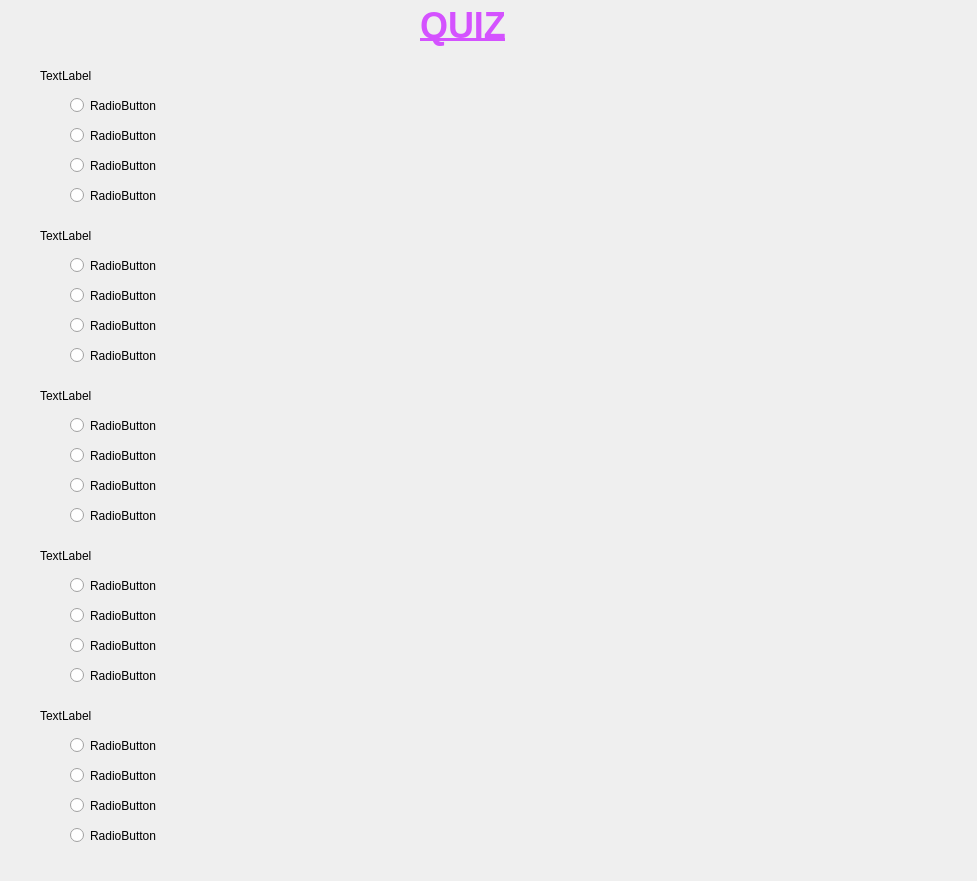
<?xml version="1.0" encoding="UTF-8"?>
<ui version="4.0">
 <class>Dialog</class>
 <widget class="QDialog" name="Dialog">
  <property name="geometry">
   <rect>
    <x>0</x>
    <y>0</y>
    <width>977</width>
    <height>881</height>
   </rect>
  </property>
  <property name="windowTitle">
   <string>Online Quiz</string>
  </property>
  <property name="styleSheet">
   <string notr="true"/>
  </property>
  <widget class="QLabel" name="label">
   <property name="geometry">
    <rect>
     <x>40</x>
     <y>60</y>
     <width>471</width>
     <height>31</height>
    </rect>
   </property>
   <property name="text">
    <string>TextLabel</string>
   </property>
  </widget>
  <widget class="QLabel" name="label_6">
   <property name="geometry">
    <rect>
     <x>420</x>
     <y>-10</y>
     <width>121</width>
     <height>71</height>
    </rect>
   </property>
   <property name="font">
    <font>
     <pointsize>27</pointsize>
     <weight>75</weight>
     <bold>true</bold>
     <underline>true</underline>
    </font>
   </property>
   <property name="styleSheet">
    <string notr="true">color: rgb(212, 82, 255);</string>
   </property>
   <property name="text">
    <string>QUIZ</string>
   </property>
  </widget>
  <widget class="QRadioButton" name="radioButton">
   <property name="geometry">
    <rect>
     <x>70</x>
     <y>90</y>
     <width>281</width>
     <height>31</height>
    </rect>
   </property>
   <property name="text">
    <string>RadioButton</string>
   </property>
  </widget>
  <widget class="QRadioButton" name="radioButton_2">
   <property name="geometry">
    <rect>
     <x>70</x>
     <y>120</y>
     <width>281</width>
     <height>31</height>
    </rect>
   </property>
   <property name="text">
    <string>RadioButton</string>
   </property>
  </widget>
  <widget class="QRadioButton" name="radioButton_3">
   <property name="geometry">
    <rect>
     <x>70</x>
     <y>150</y>
     <width>281</width>
     <height>31</height>
    </rect>
   </property>
   <property name="text">
    <string>RadioButton</string>
   </property>
  </widget>
  <widget class="QRadioButton" name="radioButton_4">
   <property name="geometry">
    <rect>
     <x>70</x>
     <y>180</y>
     <width>281</width>
     <height>31</height>
    </rect>
   </property>
   <property name="text">
    <string>RadioButton</string>
   </property>
  </widget>
  <widget class="QRadioButton" name="radioButton_5">
   <property name="geometry">
    <rect>
     <x>70</x>
     <y>250</y>
     <width>281</width>
     <height>31</height>
    </rect>
   </property>
   <property name="text">
    <string>RadioButton</string>
   </property>
  </widget>
  <widget class="QRadioButton" name="radioButton_6">
   <property name="geometry">
    <rect>
     <x>70</x>
     <y>280</y>
     <width>281</width>
     <height>31</height>
    </rect>
   </property>
   <property name="text">
    <string>RadioButton</string>
   </property>
  </widget>
  <widget class="QRadioButton" name="radioButton_7">
   <property name="geometry">
    <rect>
     <x>70</x>
     <y>310</y>
     <width>281</width>
     <height>31</height>
    </rect>
   </property>
   <property name="text">
    <string>RadioButton</string>
   </property>
  </widget>
  <widget class="QRadioButton" name="radioButton_8">
   <property name="geometry">
    <rect>
     <x>70</x>
     <y>340</y>
     <width>281</width>
     <height>31</height>
    </rect>
   </property>
   <property name="text">
    <string>RadioButton</string>
   </property>
  </widget>
  <widget class="QLabel" name="label_2">
   <property name="geometry">
    <rect>
     <x>40</x>
     <y>220</y>
     <width>471</width>
     <height>31</height>
    </rect>
   </property>
   <property name="text">
    <string>TextLabel</string>
   </property>
  </widget>
  <widget class="QRadioButton" name="radioButton_9">
   <property name="geometry">
    <rect>
     <x>70</x>
     <y>410</y>
     <width>281</width>
     <height>31</height>
    </rect>
   </property>
   <property name="text">
    <string>RadioButton</string>
   </property>
  </widget>
  <widget class="QRadioButton" name="radioButton_10">
   <property name="geometry">
    <rect>
     <x>70</x>
     <y>440</y>
     <width>281</width>
     <height>31</height>
    </rect>
   </property>
   <property name="text">
    <string>RadioButton</string>
   </property>
  </widget>
  <widget class="QRadioButton" name="radioButton_11">
   <property name="geometry">
    <rect>
     <x>70</x>
     <y>470</y>
     <width>281</width>
     <height>31</height>
    </rect>
   </property>
   <property name="text">
    <string>RadioButton</string>
   </property>
  </widget>
  <widget class="QRadioButton" name="radioButton_12">
   <property name="geometry">
    <rect>
     <x>70</x>
     <y>500</y>
     <width>281</width>
     <height>31</height>
    </rect>
   </property>
   <property name="text">
    <string>RadioButton</string>
   </property>
  </widget>
  <widget class="QRadioButton" name="radioButton_13">
   <property name="geometry">
    <rect>
     <x>70</x>
     <y>570</y>
     <width>281</width>
     <height>31</height>
    </rect>
   </property>
   <property name="text">
    <string>RadioButton</string>
   </property>
  </widget>
  <widget class="QRadioButton" name="radioButton_14">
   <property name="geometry">
    <rect>
     <x>70</x>
     <y>600</y>
     <width>401</width>
     <height>31</height>
    </rect>
   </property>
   <property name="text">
    <string>RadioButton</string>
   </property>
  </widget>
  <widget class="QLabel" name="label_3">
   <property name="geometry">
    <rect>
     <x>40</x>
     <y>380</y>
     <width>471</width>
     <height>31</height>
    </rect>
   </property>
   <property name="text">
    <string>TextLabel</string>
   </property>
  </widget>
  <widget class="QRadioButton" name="radioButton_15">
   <property name="geometry">
    <rect>
     <x>70</x>
     <y>630</y>
     <width>281</width>
     <height>31</height>
    </rect>
   </property>
   <property name="text">
    <string>RadioButton</string>
   </property>
  </widget>
  <widget class="QLabel" name="label_4">
   <property name="geometry">
    <rect>
     <x>40</x>
     <y>540</y>
     <width>471</width>
     <height>31</height>
    </rect>
   </property>
   <property name="text">
    <string>TextLabel</string>
   </property>
  </widget>
  <widget class="QRadioButton" name="radioButton_16">
   <property name="geometry">
    <rect>
     <x>70</x>
     <y>660</y>
     <width>281</width>
     <height>31</height>
    </rect>
   </property>
   <property name="text">
    <string>RadioButton</string>
   </property>
  </widget>
  <widget class="QRadioButton" name="radioButton_17">
   <property name="geometry">
    <rect>
     <x>70</x>
     <y>820</y>
     <width>281</width>
     <height>31</height>
    </rect>
   </property>
   <property name="text">
    <string>RadioButton</string>
   </property>
  </widget>
  <widget class="QRadioButton" name="radioButton_18">
   <property name="geometry">
    <rect>
     <x>70</x>
     <y>760</y>
     <width>281</width>
     <height>31</height>
    </rect>
   </property>
   <property name="text">
    <string>RadioButton</string>
   </property>
  </widget>
  <widget class="QRadioButton" name="radioButton_19">
   <property name="geometry">
    <rect>
     <x>70</x>
     <y>790</y>
     <width>281</width>
     <height>31</height>
    </rect>
   </property>
   <property name="text">
    <string>RadioButton</string>
   </property>
  </widget>
  <widget class="QLabel" name="label_5">
   <property name="geometry">
    <rect>
     <x>40</x>
     <y>700</y>
     <width>471</width>
     <height>31</height>
    </rect>
   </property>
   <property name="text">
    <string>TextLabel</string>
   </property>
  </widget>
  <widget class="QRadioButton" name="radioButton_20">
   <property name="geometry">
    <rect>
     <x>70</x>
     <y>730</y>
     <width>281</width>
     <height>31</height>
    </rect>
   </property>
   <property name="text">
    <string>RadioButton</string>
   </property>
  </widget>
 </widget>
 <resources>
  <include location="../resource.qrc"/>
 </resources>
 <connections/>
</ui>
